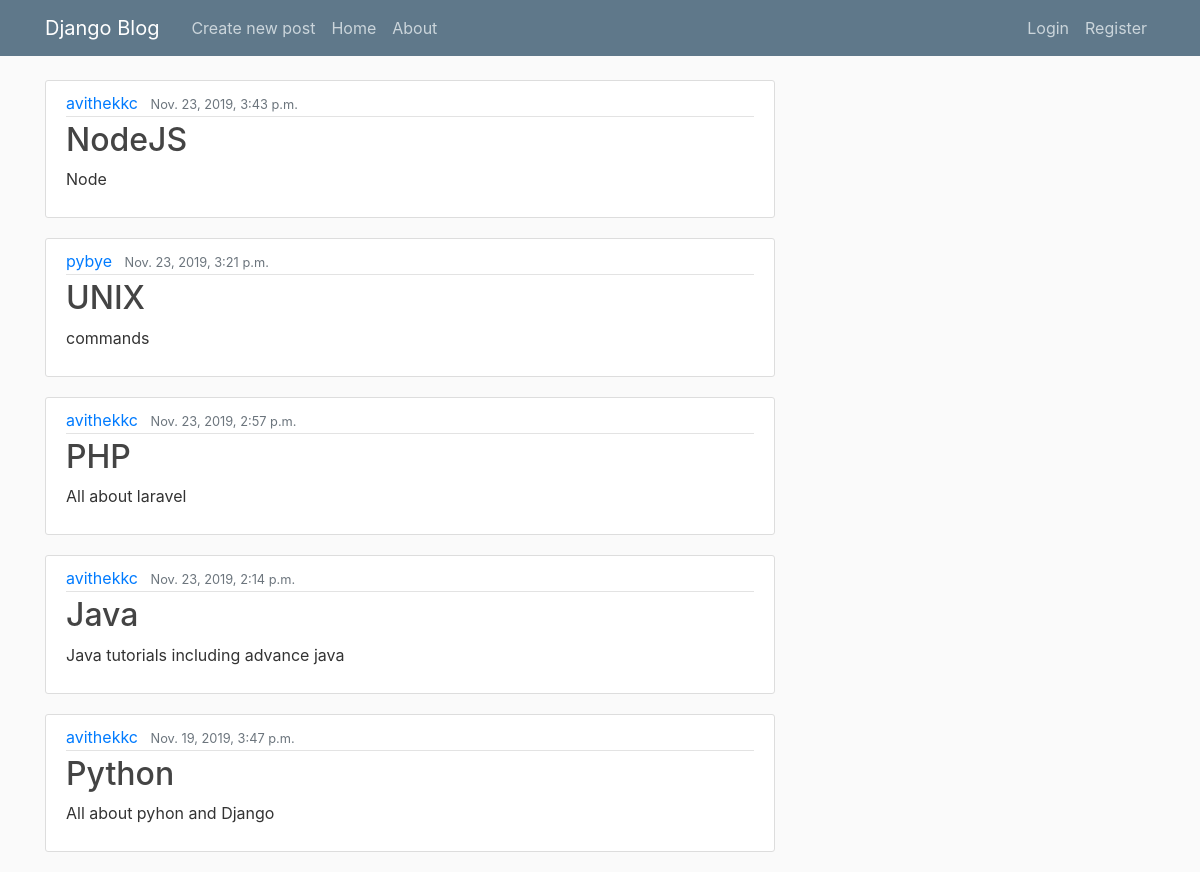
The page / on the database its author committed.
### blog/models.py (models this page shows, shortened)
class Post(models.Model):
    title = models.CharField(max_length=100)
    content = models.TextField()
    date_posted = models.DateTimeField(default=timezone.now())
    author = models.ForeignKey(User, on_delete=models.CASCADE)

### blog/views.py (the view)
# urls.py: path('', PostListView.as_view(), name="blog-home"),
class PostListView(ListView):
    model = Post
    template_name = 'blog/home.html'
    context_object_name = 'posts'
    ordering = ['-date_posted']

### blog/templates/blog/home.html
{% extends "blog/base.html" %}
{% block content %}
{% for post in posts %}
    <article class="media content-section">
        <div class="media-body">
            <div class="article-metadata">
                <a class="mr-2" href="#">{{ post.author }}</a>
                <small class="text-muted">{{ post.date_posted }}</small>
            </div>
            <h2><a class="article-title" href="{% url 'post-detail' post.id %}">{{ post.title }}</a></h2>
            <p class="article-content">{{ post.content }}</p>
        </div>
    </article>
{% endfor %}
{% endblock %}

### blog/templates/blog/base.html (shortened to what this page needs)
{% load static %}
<!DOCTYPE html>
<html lang="en">
<head>
    <link rel="stylesheet" href="https://maxcdn.bootstrapcdn.com/bootstrap/4.0.0/css/bootstrap.min.css"
>
    <link rel="stylesheet" type="text/css" href="{% static 'blog/main.css' %}">
</head>
<body>
<header class="site-header">
    <nav class="navbar navbar-expand-md navbar-dark bg-steel fixed-top">
        <div class="container">
            <a class="navbar-brand mr-4" href="/">Django Blog</a>
            <div class="collapse navbar-collapse" id="navbarToggle">
                <div class="navbar-nav mr-auto">
                    <a class="nav-item nav-link" href="{% url 'post-create' %}">Create new post</a>
                    <a class="nav-item nav-link" href="{% url 'blog-home' %}">Home</a>
                    <a class="nav-item nav-link" href="{% url 'blog-about' %}">About</a>
                </div>
                <div class="navbar-nav">
                    {% if user.is_authenticated %}
                        <a class="nav-item nav-link" href="{% url 'logout' %}">Logout</a>
                    {% else %}
                        <a class="nav-item nav-link" href="{% url 'login' %}">Login</a>
                        <a class="nav-item nav-link" href="{% url 'register' %}">Register</a>
                    {% endif %}
                </div>
            </div>
        </div>
    </nav>
</header>
<main role="main" class="container">
  <div class="row">
    <div class="col-md-8">
      {% block content %}{% endblock %}
    </div>
  </div>
</main>
</body>
</html>

### blog/static/blog/main.css (style rules this page uses)
body { background: #fafafa; color: #333333; margin-top: 5rem; }
h1, h2, h3, h4, h5, h6 { color: #444444; }
.bg-steel { background-color: #5f788a; }
.site-header .navbar-nav .nav-link { color: #cbd5db; }
.content-section { background: #ffffff; padding: 10px 20px; border: 1px solid #dddddd; border-radius: 3px; margin-bottom: 20px; }
.article-title { color: #444444; }
.article-content { white-space: pre-line; }
.article-metadata { padding-bottom: 1px; margin-bottom: 4px; border-bottom: 1px solid #e3e3e3 }

### rows shown on the page
Post: author "avithekkc", date_posted "Nov. 23, 2019, 3:43 p.m.", title "NodeJS", content "Node"
Post: author "pybye", date_posted "Nov. 23, 2019, 3:21 p.m.", title "UNIX", content "commands"
Post: author "avithekkc", date_posted "Nov. 23, 2019, 2:57 p.m.", title "PHP", content "All about laravel"
Post: author "avithekkc", date_posted "Nov. 23, 2019, 2:14 p.m.", title "Java", content "Java tutorials including advance java"
Post: author "avithekkc", date_posted "Nov. 19, 2019, 3:47 p.m.", title "Python", content "All about pyhon and Django"
